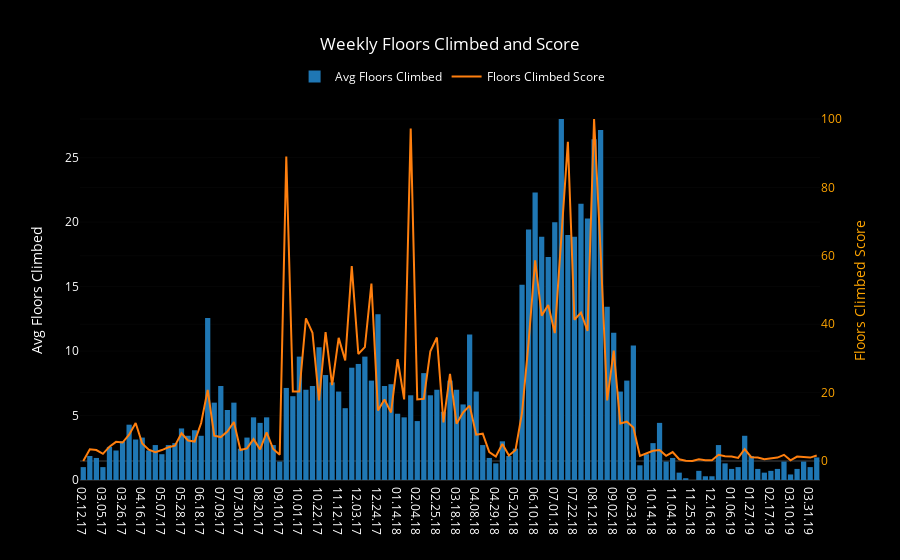

The code cell stored with this chart in its notebook:
### Code cell
b_wc = go.Bar(x=week_df.week_range, y=week_df.mean_flrs,
              name='Avg Floors Climbed', yaxis='y1')

sl_wc = go.Scatter(x=week_df.week_range, y=week_df.floors_score,
                        name='Floors Climbed Score', yaxis='y2')
wcd = pltly_dict('Weekly Floors Climbed and Score', [.29, 1.1],
                 'Avg Floors Climbed', 'Floors Climbed Score')

l_wc = go.Layout(wcd)

dwc = [b_wc, sl_wc]
fig = go.Figure(data=dwc, layout=l_wc)
iplot(fig)
